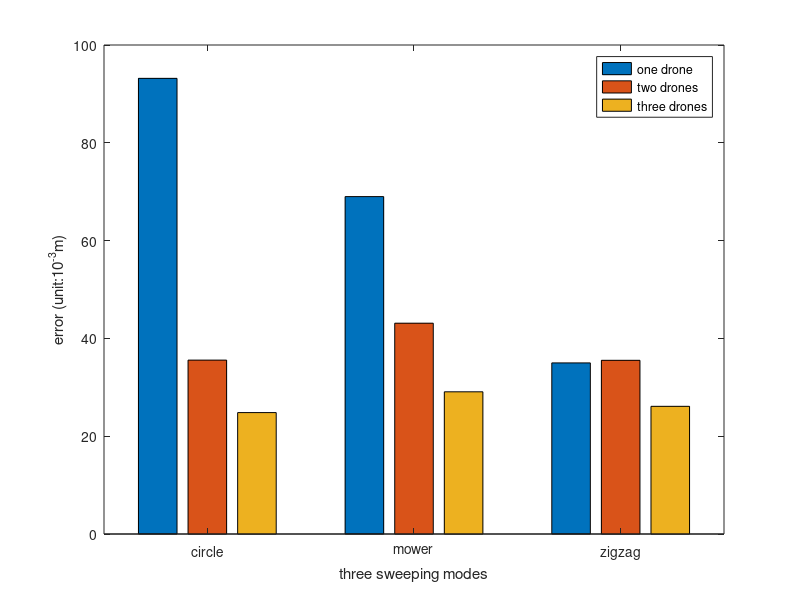

Here is the MATLAB script that generated this plot:
error = 100*[0.9318    0.3556    0.2483;
    0.6900    0.4311    0.2908;
    0.3499    0.3552    0.2611];
figure(1)
bar(error)
set(gca,'XTickLabel',{'circle','mower','zigzag'});
xlabel('three sweeping modes'),ylabel('error (unit:10^{-3}m)'); 
legend('one drone','two drones','three drones');